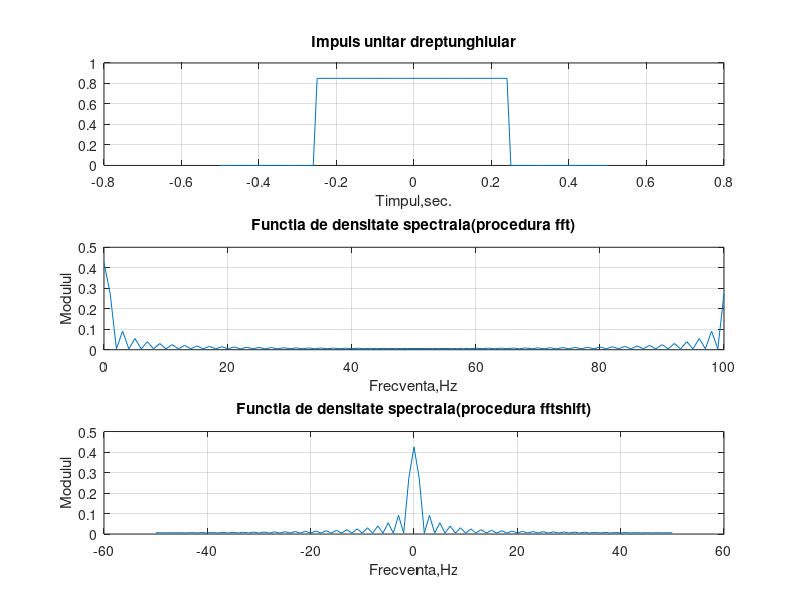

The MATLAB script that drew this image:
%Generarea semnalului impuls unitar dreptunghiular
Ts=0.01; T=1; A=0.85; w=0.5;
N=T/Ts;t=-T/2:Ts:T/2;
y=A*rectpuls(t,w);
subplot(311); plot(t,y); grid;
title('Impuls unitar dreptunghiular');
xlabel('Timpul,sec.');
%Aplicarea procedurii fft
x=fft(y)/N; df=1/T; Fm=1/Ts;
a=abs(x);f=0:df:Fm;
subplot(312); plot(f,a);grid;
title('Functia de densitate spectrala(procedura fft)');
xlabel('Frecventa,Hz');
ylabel('Modulul')
%Aplicarea procedurii fftshift
xp=fftshift(x);
a=abs(xp);f1=-Fm/2:df:Fm/2;
subplot(313);plot(f1,a),grid;
title('Functia de densitate spectrala(procedura fftshift)');
xlabel('Frecventa,Hz');
ylabel('Modulul')
